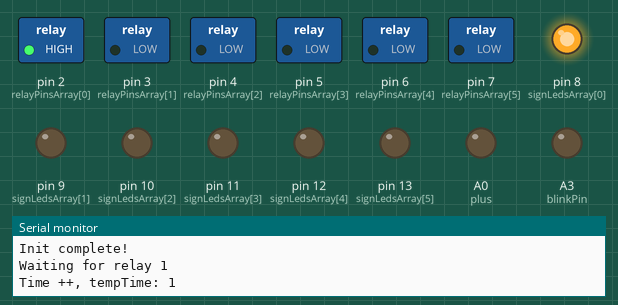
Recording of a sketch running on a simulated Arduino Uno, built with avr-gcc and run on an emulated ATmega328P. On the bench: switched loads named in the sketch (green lamp = pin HIGH), output pins drawn as LEDs (lit = HIGH), the last lines printed to the serial monitor.

Above: at 0.1 s.
At 2.08 s:
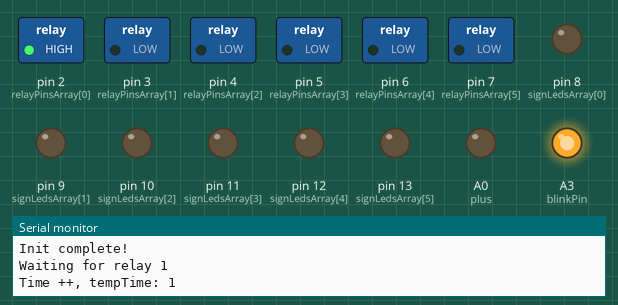
At 3.09 s:
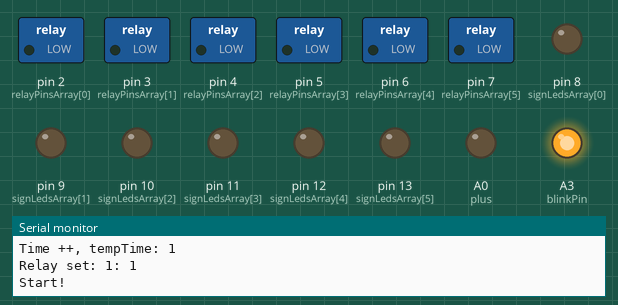
At 4.09 s:
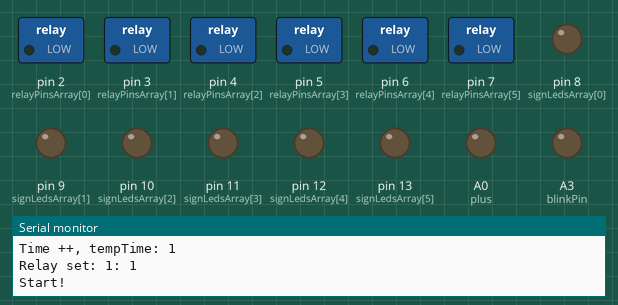
At 5.0 s:
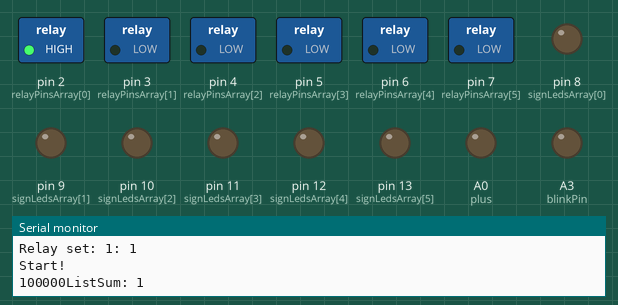
Timing chart, 0 to 6.5 s (numbered marks = the images above):
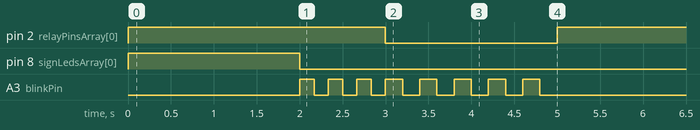

Measured:
- by itself, pin 2 (relayPinsArray[0]): LOW → HIGH at 0.00 s, → LOW 3.0 s later, → HIGH 2.0 s later
- by itself, pin 8 (signLedsArray[0]): LOW → HIGH at 0.00 s, → LOW 2.0 s later
- by itself, A3 (blinkPin): alternates HIGH for 0.20 s and LOW for 0.20 s, 16 changes in all, then stays LOW

The sketch:

timerEasy3.ino
```cpp
int plus = A0;
int next = A1;
int start = A2;
int blinkPin = A3;
int KYS = A4;
int relayPinsArray[6] = { 2, 3, 4, 5, 6, 7 };
int relayTimesArray[6] = { 0, 0, 0, 0, 0, 0 };
int signLedsArray[6] = { 8, 9, 10, 11, 12, 13};
int tempRelay = 0;

void setup(){
    for(int i=A0; i<A3; i++){
        pinMode(i, INPUT);
        analogWrite(i, 10);
    }
    pinMode(blinkPin, OUTPUT);
    digitalWrite(blinkPin, LOW);
    pinMode(KYS, OUTPUT);
    digitalWrite(KYS, HIGH);
    for(int i=2; i<14; i++){
        pinMode(i, OUTPUT);
        digitalWrite(i, LOW);
    }
    Serial.begin(9600);
    Serial.println("Init complete!");
}

void loop(){
    Serial.print("Waiting for relay ");
    Serial.print(tempRelay+1);
    Serial.println();
    digitalWrite(relayPinsArray[tempRelay], HIGH);
    if (analogRead(plus)>100){
        if (relayTimesArray[tempRelay]>6) relayTimesArray[tempRelay] = 0;
        relayTimesArray[tempRelay]++;
        Serial.print("Time ++, tempTime: ");
        Serial.print(relayTimesArray[tempRelay]);
        Serial.println();
        sign(relayTimesArray[tempRelay], 0);
    }
    if (analogRead(next)>100){
        blink(1,3);
        Serial.print("Relay set: ");
        Serial.print(tempRelay+1);
        Serial.print(": ");
        digitalWrite(relayPinsArray[tempRelay], LOW);
        Serial.print(relayTimesArray[tempRelay]);
        Serial.println();
        tempRelay++;
        if (tempRelay==6) tempRelay=0;
    }
    if (analogRead(start)>100){
        digitalWrite(relayTimesArray[tempRelay], LOW);
        Serial.println("Start!");
        blink(2, 5);
        tempRelay = 0;
        wait();
        blink(2, 5);
        digitalWrite(KYS, LOW);
        for (int i=0; i<6; i++) digitalWrite(relayPinsArray[i], LOW);
        while (true){
            Serial.println("Ended!");
            blink(1, 1);
        }
    }
}

void wait(){
    while (true){
        for (int i=0; i<6; i++) Serial.print(relayTimesArray[i]);
        for (int i=0; i<6; i++){
            if (relayTimesArray[i] != 0){
            digitalWrite(relayPinsArray[i], HIGH);
            }
        else {
            digitalWrite(relayPinsArray[i], LOW);
            }
        }
        if (listSum()==0) break;
        Serial.print("ListSum: ");
        Serial.print(listSum());
        Serial.println();
        waitMinutes(30);
        for (int i=0; i<6; i++){
            if (relayTimesArray[i] != 0) relayTimesArray[i]-=1;
        }
    }
}

int listSum(){
    int sum=0;
    for (int i=0; i<6; i++){
        sum += relayTimesArray[i];
    }
    return sum;
}

void waitMinutes(int value){
    for (int i=0; i<value; i++) delay(60000);
}

//signLedsArray
void sign(int number, int mode){
    if (number < 1 || number > 6) return;
    if (mode == 0){ //all the numbers till a given number
        for (int i=0; i<number; i++){
            digitalWrite(signLedsArray[i], HIGH);
        }
    }
    if (mode == 1){ //one given number out
        digitalWrite(signLedsArray[number+1], HIGH);
    }
    delay(2000);
    for (int i=0; i<6; i++){
        digitalWrite(signLedsArray[i], LOW);
    }
}

void blink(int sec, int times){
    int dt=(sec*1000)/times;
    for (int i=0; i<times; i++){
        digitalWrite(blinkPin, HIGH);
        delay(dt/2);
        digitalWrite(blinkPin, LOW);
        delay(dt/2);
    }
}
```
